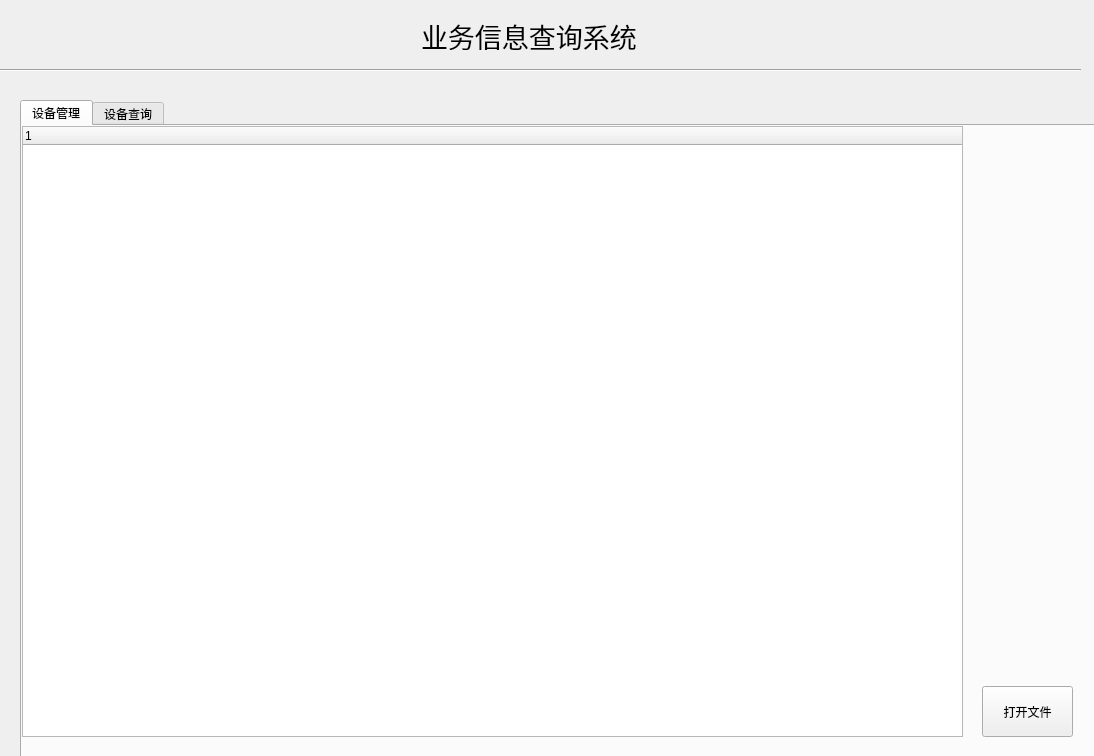
<?xml version="1.0" encoding="UTF-8"?>
<ui version="4.0">
 <class>equipment_systemClass</class>
 <widget class="QWidget" name="equipment_systemClass">
  <property name="geometry">
   <rect>
    <x>0</x>
    <y>0</y>
    <width>1094</width>
    <height>756</height>
   </rect>
  </property>
  <property name="windowTitle">
   <string>equipment_system</string>
  </property>
  <widget class="QWidget" name="widget" native="true">
   <property name="geometry">
    <rect>
     <x>410</x>
     <y>10</y>
     <width>301</width>
     <height>51</height>
    </rect>
   </property>
   <layout class="QHBoxLayout" name="horizontalLayout">
    <item>
     <widget class="QLabel" name="label">
      <property name="font">
       <font>
        <family>黑体</family>
        <pointsize>20</pointsize>
       </font>
      </property>
      <property name="layoutDirection">
       <enum>Qt::LeftToRight</enum>
      </property>
      <property name="frameShadow">
       <enum>QFrame::Plain</enum>
      </property>
      <property name="text">
       <string>业务信息查询系统</string>
      </property>
      <property name="textFormat">
       <enum>Qt::AutoText</enum>
      </property>
     </widget>
    </item>
   </layout>
  </widget>
  <widget class="Line" name="line">
   <property name="geometry">
    <rect>
     <x>0</x>
     <y>60</y>
     <width>1081</width>
     <height>20</height>
    </rect>
   </property>
   <property name="orientation">
    <enum>Qt::Horizontal</enum>
   </property>
  </widget>
  <widget class="QTabWidget" name="tabWidget">
   <property name="geometry">
    <rect>
     <x>20</x>
     <y>100</y>
     <width>1081</width>
     <height>661</height>
    </rect>
   </property>
   <property name="currentIndex">
    <number>0</number>
   </property>
   <widget class="QWidget" name="tab">
    <attribute name="title">
     <string>设备管理</string>
    </attribute>
    <widget class="QPushButton" name="list_openfile">
     <property name="geometry">
      <rect>
       <x>960</x>
       <y>560</y>
       <width>91</width>
       <height>51</height>
      </rect>
     </property>
     <property name="text">
      <string>打开文件</string>
     </property>
    </widget>
    <widget class="QTreeWidget" name="treeWidget">
     <property name="geometry">
      <rect>
       <x>0</x>
       <y>0</y>
       <width>941</width>
       <height>611</height>
      </rect>
     </property>
     <column>
      <property name="text">
       <string notr="true">1</string>
      </property>
     </column>
    </widget>
   </widget>
   <widget class="QWidget" name="tab_2">
    <attribute name="title">
     <string>设备查询</string>
    </attribute>
    <widget class="QTableWidget" name="tableWidget">
     <property name="geometry">
      <rect>
       <x>0</x>
       <y>0</y>
       <width>971</width>
       <height>551</height>
      </rect>
     </property>
    </widget>
    <widget class="QPushButton" name="start_select">
     <property name="geometry">
      <rect>
       <x>980</x>
       <y>0</y>
       <width>93</width>
       <height>61</height>
      </rect>
     </property>
     <property name="text">
      <string>开始查询</string>
     </property>
    </widget>
    <widget class="QPushButton" name="btn_insert_info">
     <property name="geometry">
      <rect>
       <x>880</x>
       <y>560</y>
       <width>93</width>
       <height>61</height>
      </rect>
     </property>
     <property name="text">
      <string>插入信息</string>
     </property>
    </widget>
    <widget class="QPushButton" name="delete_choose">
     <property name="geometry">
      <rect>
       <x>980</x>
       <y>160</y>
       <width>93</width>
       <height>71</height>
      </rect>
     </property>
     <property name="text">
      <string>删除选中</string>
     </property>
    </widget>
    <widget class="QPushButton" name="save_info">
     <property name="geometry">
      <rect>
       <x>980</x>
       <y>320</y>
       <width>93</width>
       <height>71</height>
      </rect>
     </property>
     <property name="text">
      <string>保存信息</string>
     </property>
    </widget>
    <widget class="QPushButton" name="file_insert">
     <property name="geometry">
      <rect>
       <x>980</x>
       <y>470</y>
       <width>93</width>
       <height>71</height>
      </rect>
     </property>
     <property name="text">
      <string>文件插入</string>
     </property>
    </widget>
    <widget class="QWidget" name="widget_2" native="true">
     <property name="geometry">
      <rect>
       <x>100</x>
       <y>570</y>
       <width>751</width>
       <height>46</height>
      </rect>
     </property>
     <layout class="QHBoxLayout" name="horizontalLayout_2">
      <item>
       <widget class="QLabel" name="label_2">
        <property name="text">
         <string>ID：</string>
        </property>
       </widget>
      </item>
      <item>
       <widget class="QLineEdit" name="line_insert_id"/>
      </item>
      <item>
       <widget class="QLabel" name="label_3">
        <property name="text">
         <string>设备信息：</string>
        </property>
       </widget>
      </item>
      <item>
       <widget class="QLineEdit" name="line_insert_info"/>
      </item>
      <item>
       <widget class="QLabel" name="label_4">
        <property name="text">
         <string>设备状态：</string>
        </property>
       </widget>
      </item>
      <item>
       <widget class="QLineEdit" name="line_insert_status"/>
      </item>
     </layout>
    </widget>
   </widget>
  </widget>
 </widget>
 <layoutdefault spacing="6" margin="11"/>
 <resources>
  <include location="equipment_system.qrc"/>
 </resources>
 <connections/>
</ui>
